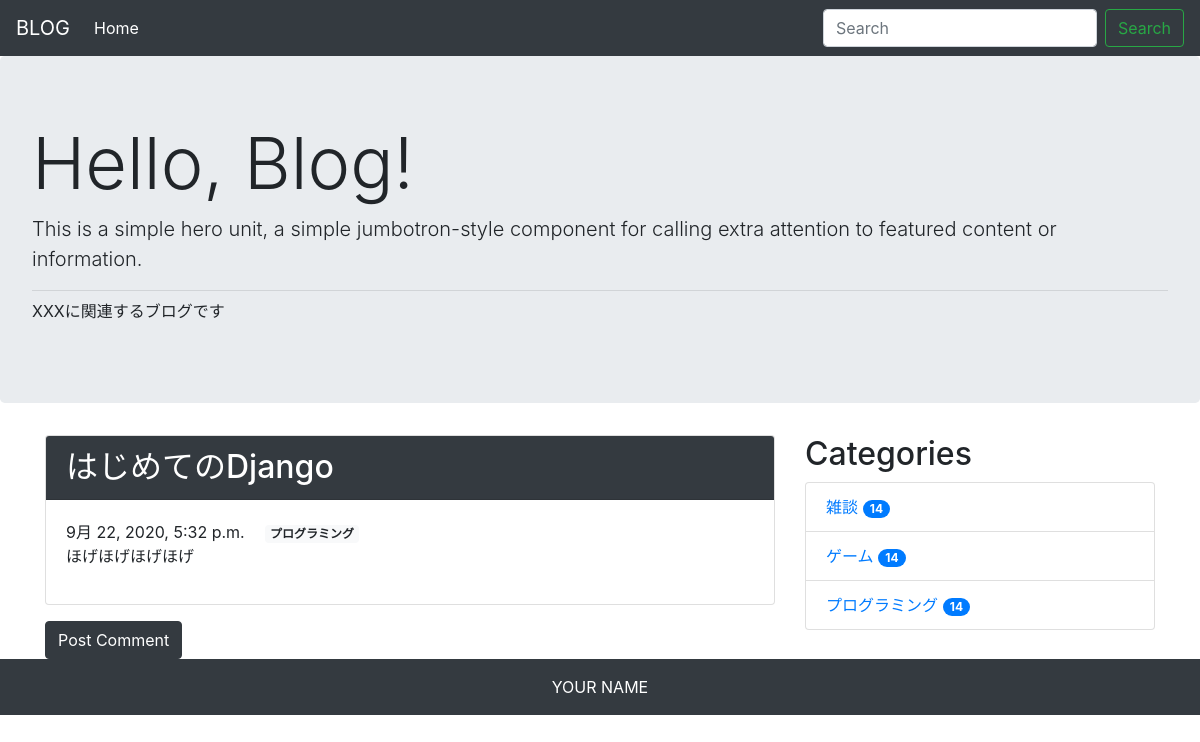
/detail/1, run on the app's committed database.
### blog/models.py (models this page shows, shortened)
class Post(models.Model):
    title = models.CharField('タイトル', max_length=255)
    text = models.TextField('本文')
    created_at = models.DateTimeField('作成日', default=timezone.now)
    category = models.ForeignKey(
        Category,
        verbose_name='カテゴリ',
        on_delete=models.PROTECT
    )

class Category(models.Model):
    name = models.CharField('カテゴリ名', max_length=255)
    def __str__(self):
        return self.name

### blog/views.py (the view)
# urls.py: path('detail/<int:pk>', views.DetailView.as_view(), name='detail'),
class DetailView(generic.DetailView):
    model = Post
    template_name='blog/post_detail.html'

### blog/context_processors.py (called while the page is built)
def common(request):
    context = {
        'category_list': Category.objects.all()
    }
    return context

### blog/templates/blog/post_detail.html (shortened to what this page needs)
{% extends 'blog/base.html' %}
{% block content %}
<div class="card mb-3">
    <h2 class="card-header bg-dark text-white">{{ post.title }}</h2>
    <div class="card-body">
        <div>
            <span>{{ post.created_at }}</span>
            <span class="badge badge-light ml-3">{{post.category}}</span>
        </div>
        <p>{{post.text | linebreaksbr | urlize }}</p>
    </div>
</div>
<a href="{% url 'blog:comment' post.pk %}" class="btn btn-dark">Post Comment</a>
{% endblock %}

### blog/templates/blog/base.html (shortened to what this page needs)
<!doctype html>
<html lang="ja">
  <head>
    <link rel="stylesheet" href="https://stackpath.bootstrapcdn.com/bootstrap/4.5.0/css/bootstrap.min.css">
  </head>
  <body>
  <nav class="navbar navbar-expand-lg navbar-dark bg-dark">
    <a class="navbar-brand" href="#">BLOG</a>
    <div class="collapse navbar-collapse" id="navbarSupportedContent">
      <ul class="navbar-nav mr-auto">
        <li class="nav-item active">
          <a class="nav-link" href="{% url 'blog:index'%}">Home</a>
        </li>
      </ul>
      <form class="form-inline my-2 my-lg-0" method="GET" action="{% url 'blog:index' %}">
        <input class="form-control mr-sm-2" type="text" placeholder="Search" aria-label="Search" name="keyword">
        <button class="btn btn-outline-success my-2 my-sm-0" type="submit">Search</button>
      </form>
    </div>
  </nav>
  <div class="jumbotron">
    <h1 class="display-3">Hello, Blog!</h1>
    <p class="lead">This is a simple hero unit, a simple jumbotron-style component for
                    calling extra attention to featured content or information.</p>
    <hr class="my-2">
    <p>XXXに関連するブログです</p>
  </div>
    <div class="container">
      <div class="row">
        <div class="col-12 col-md-8">
        {% block content %}
        {% endblock %}
        </div>
        <div class="col-12 col-md-4">
          <h2>Categories</h2>
          <ul class="list-group">
            {% for category in category_list %}
            <li class="list-group-item d-flex justify-content-between align-items-center">
              <a href="{% url 'blog:category' category.pk%}">
                {{ category.name }}
                <span class="badge badge-primary badge-pill">14</span>
              </a>
            </li>
            {% endfor %}
          </ul>
        </div>
      </div>
    </div>
    <footer class="bg-dark text-white text-center py-3">
      <span>YOUR NAME</span>
    </footer>
  </body>
</html>

### data on the page
Post: title "はじめてのDjango", created_at "9月 22, 2020, 5:32 p.m.", category "プログラミング", text "ほげほげほげほげ"
Category: name "雑談"
Category: name "ゲーム"
Category: name "プログラミング"
